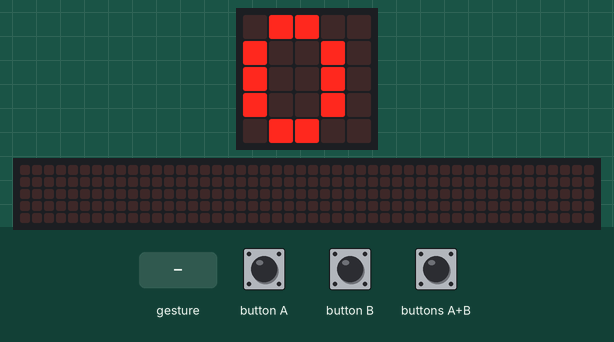
Simulated run of this program. Board: BBC micro:bit (MakeCode). Shown: the board's 5×5 LED display, a strip that is not on the board, showing the scrolling text unrolled. Inputs (shaded band) come from the test bench. A reset restarts the program; a tilt is held for 1.5 s and a shake lasts 1 s, then the board lies face up again; the 48×5 strip is a reading aid, not a part: it shows the text the display is scrolling, unrolled, one strip-width of it at a time.

Above: at 6.6 s.
6.7 s: gesture 'shake'
At 6.99 s:
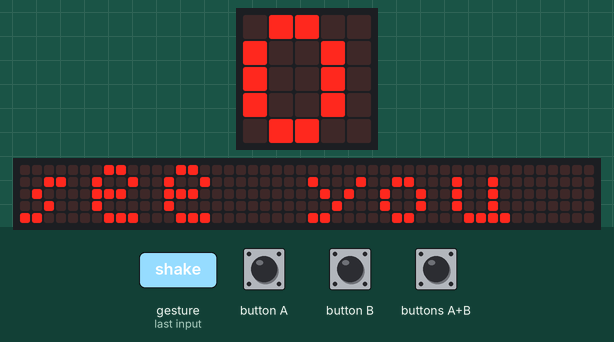
At 10.5 s:
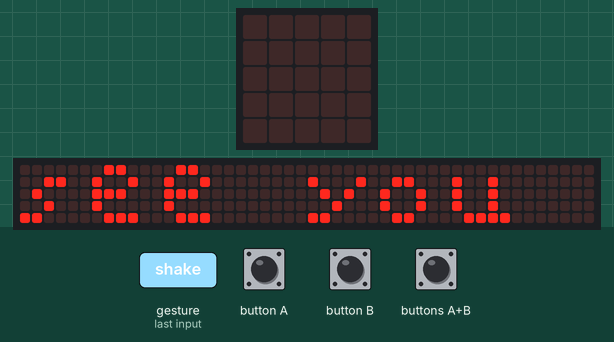

The program:

main.ts
```typescript
input.onButtonPressed(Button.A, function on_button_pressed_a() {

    count += 1
})
input.onGesture(Gesture.Shake, function on_gesture_shake() {
    basic.showString("see you")
    control.reset()
})
input.onButtonPressed(Button.AB, function on_button_pressed_ab() {

    count = 0
})
input.onButtonPressed(Button.B, function on_button_pressed_b() {

    if (count > 0) {
        count += 0 - 1
    }

})
let count = 0
basic.showString("hello")
basic.forever(function on_forever() {
    basic.showNumber(count)
})
```

test.ts
```typescript
// テストはここに来ます。このパッケージが拡張機能として使用されるときにはコンパイルされません。
```

Measured:
- after the input at 6.7 s, the display: changes after 0.22 s (image 1)
- what the display in image 2 shows lasts 0.6 s, from 10.1 s to 10.7 s
